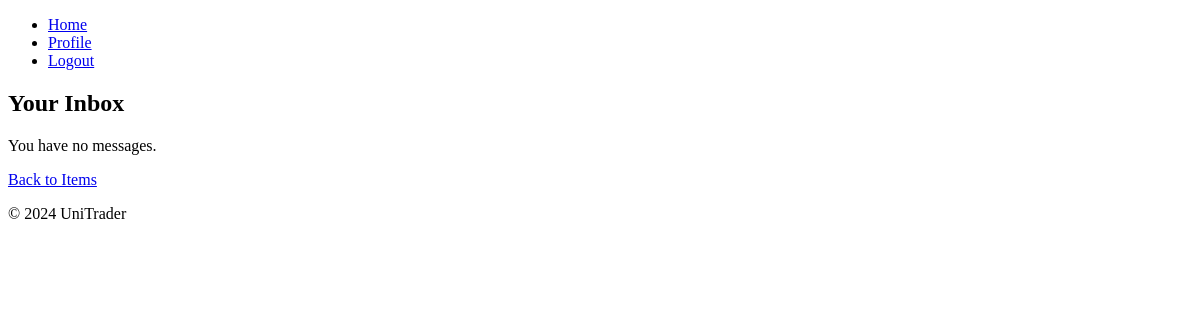
Page /inbox/ (signed in) on the earlier database version.
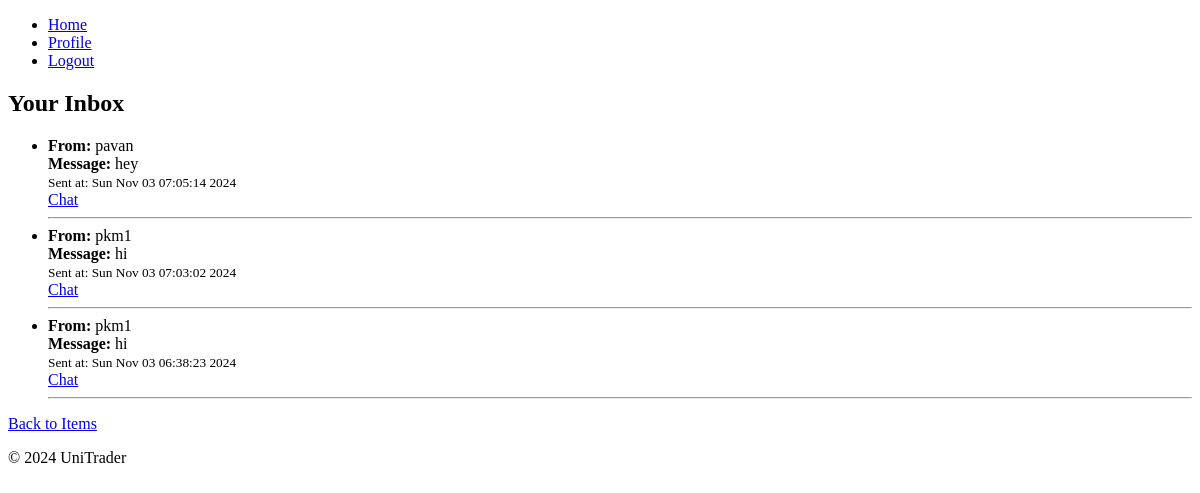
Same page on the later database version.
### unitrader/models.py (models this page shows, shortened)
class Message(models.Model):
    sender = models.ForeignKey(User, related_name='sent_messages', on_delete=models.CASCADE)
    recipient = models.ForeignKey(User, related_name='received_messages', on_delete=models.CASCADE)
    content = models.TextField()
    timestamp = models.DateTimeField(auto_now_add=True)
    is_read = models.BooleanField(default=False)  # To track read/unread status

### unitrader/views.py (the view)
# urls.py: path('inbox/', views.inbox, name='inbox'),
def inbox(request):
    messages = Message.objects.filter(recipient=request.user).order_by('-timestamp')
    for message in messages:
        message.is_read = True  # Mark message as read
        message.save()
    return render(request, 'unitrader/inbox.html', {
        'messages': messages,
    })

### templates/unitrader/inbox.html
{% extends "unitrader/base.html" %}
{% block content %}
<h2>Your Inbox</h2>
{% if messages %}
    <ul>
    {% for message in messages %}
        <li>
            <strong>From:</strong> {{ message.sender.username }} <br>
            <strong>Message:</strong> {{ message.content }} <br>
            <small>Sent at: {{ message.timestamp|date:"D M d H:i:s Y" }}</small>
            <br>
            <a href="{% url 'chat_with_seller' message.sender.id %}">Chat</a>
            <hr>
        </li>
    {% endfor %}
    </ul>
{% else %}
    <p>You have no messages.</p>
{% endif %}
<a href="{% url 'buy_items' %}">Back to Items</a>
{% endblock %}

### templates/unitrader/base.html (shortened to what this page needs)
<!DOCTYPE html>
<html lang="en">
<head>
</head>
<body>
    <header>
        <nav>
            <ul>
                <li><a href="{% url 'home' %}">Home</a></li>
                {% if user.is_authenticated %}
                    <li><a href="{% url 'profile' %}">Profile</a></li>
                    <li><a href="{% url 'logout' %}">Logout</a></li>
                {% else %}
                    <li><a href="{% url 'signin' %}">Sign In</a></li>
                    <li><a href="{% url 'signup' %}">Sign Up</a></li>
                {% endif %}
            </ul>
        </nav>
    </header>
    <main>
        {% block content %}
        {% endblock %}
    </main>
    <footer>
        <p>&copy; 2024 UniTrader</p>
    </footer>
</body>
</html>

Differences in the rows shown:
added Message: sender.username "pavan", content "hey", timestamp "Sun Nov 03 07:05:14 2024"
added Message: sender.username "pkm1", content "hi", timestamp "Sun Nov 03 07:03:02 2024"
added Message: sender.username "pkm1", content "hi", timestamp "Sun Nov 03 06:38:23 2024"
Other differences:
text no longer shown: "You have no messages."
